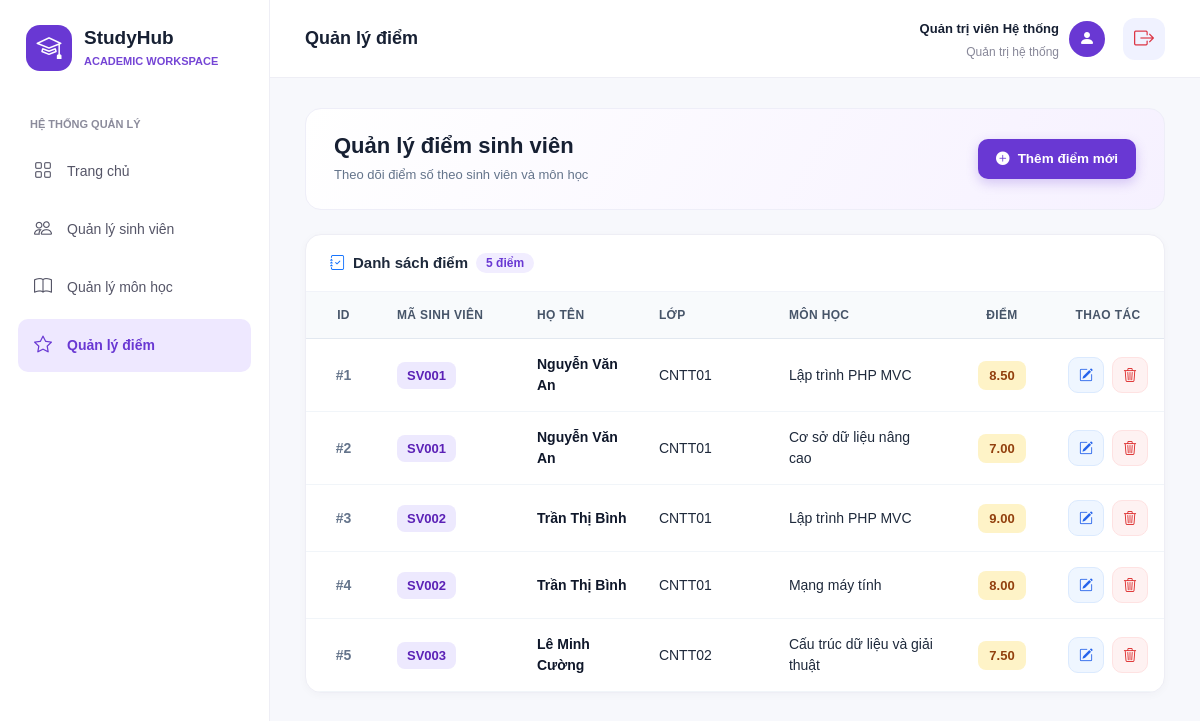
Page /public/index.php?controller=grade&action=index (signed in) on the committed database.
### tables this page shows
CREATE TABLE IF NOT EXISTS grades (
    id INT PRIMARY KEY AUTO_INCREMENT,
    student_id INT NOT NULL,
    subject_id INT NOT NULL,
    score DECIMAL(4,2) NOT NULL,

    CONSTRAINT fk_grades_students
        FOREIGN KEY (student_id) REFERENCES students(id)
        ON DELETE CASCADE
        ON UPDATE CASCADE,

    CONSTRAINT fk_grades_subjects
        FOREIGN KEY (subject_id) REFERENCES subjects(id)
        ON DELETE CASCADE
        ON UPDATE CASCADE,

    CONSTRAINT chk_grades_score
        CHECK (score >= 0 AND score <= 10)
);

CREATE TABLE IF NOT EXISTS students (
  id            INT(11)      NOT NULL AUTO_INCREMENT,
  student_code  VARCHAR(50)  NOT NULL,
  full_name     VARCHAR(100) NOT NULL,
  email         VARCHAR(100) DEFAULT NULL,
  phone         VARCHAR(20)  DEFAULT NULL,
  class_name    VARCHAR(50)  DEFAULT NULL,
  date_of_birth DATE         DEFAULT NULL,
  gender        VARCHAR(10)  DEFAULT NULL,
    PRIMARY KEY (id),
  UNIQUE KEY student_code (student_code)
);

CREATE TABLE IF NOT EXISTS subjects (
    id INT PRIMARY KEY AUTO_INCREMENT,
    code VARCHAR(50) NOT NULL UNIQUE,
    name VARCHAR(100) NOT NULL,
    credits INT NOT NULL
);

### app/controllers/GradeController.php (called while the page is built, shortened)
<?php
require_once APP_ROOT . '/app/services/GradeService.php';
class GradeController
{
    public function index()
    {
        $gradeService = new GradeService();
        $grades = $gradeService->getAllGrades();
        include APP_ROOT . '/app/views/grade/index.php';
    }
}

### app/services/GradeService.php (called while the page is built, shortened)
<?php
require_once APP_ROOT . '/app/models/Grade.php';
class GradeService
{
    public function getAllGrades()
    {
        $grades = [];
        $dbConnection = new DBConnection();
        if ($dbConnection != null) {
            $conn = $dbConnection->getConnection();
            if ($conn != null) {
                $createTableSql = "CREATE TABLE IF NOT EXISTS grades (
                    id INT PRIMARY KEY AUTO_INCREMENT,
                    student_id INT NOT NULL,
                    subject_id INT NOT NULL,
                    score DECIMAL(4,2) NOT NULL,
                    FOREIGN KEY (student_id) REFERENCES students(id),
                    FOREIGN KEY (subject_id) REFERENCES subjects(id)
                ) ENGINE=InnoDB DEFAULT CHARSET=utf8mb4 COLLATE=utf8mb4_unicode_ci";
                $conn->exec($createTableSql);
                [$nameColumn, $classColumn] = $this->getStudentColumns($conn);
                $sql = "SELECT g.*, s.student_code, s.$nameColumn AS student_name,
                               s.$classColumn AS student_class, sub.name AS subject_name
                        FROM grades g
                        INNER JOIN students s ON s.id = g.student_id
                        LEFT JOIN subjects sub ON sub.id = g.subject_id
                        ORDER BY g.id ASC";
                $stmt = $conn->query($sql);
                if ($stmt) {
                    while ($row = $stmt->fetch(PDO::FETCH_ASSOC)) {
                        $grade = new Grade(
                            $row['id'],
                            $row['student_id'],
                            $row['subject_id'],
                            $row['score'],
                            $row['student_code'],
                            $row['student_name'],
                            $row['student_class'],
                            $row['subject_name']
                        );
                        $grades[] = $grade;
                    }
                }
            }
        }
        return $grades;
    }
    private function getStudentColumns(PDO $conn)
    {
        $stmt = $conn->query("SHOW COLUMNS FROM students");
        $columns = $stmt->fetchAll(PDO::FETCH_COLUMN, 0);
        $nameColumn = in_array('full_name', $columns, true)
            ? 'full_name'
            : (in_array('name', $columns, true) ? 'name' : null);
        $classColumn = in_array('class_name', $columns, true)
            ? 'class_name'
            : (in_array('class', $columns, true) ? 'class' : null);
        return [$nameColumn, $classColumn];
    }
}

### app/models/Grade.php (called while the page is built, shortened)
<?php
class Grade
{
    private $id;
    private $student_code;
    private $name;
    private $class_name;
    private $subject_name;
    private $score;
    public function __construct($id, $student_id, $subject_id, $score, $student_code = null, $name = null, $class_name = null, $subject_name = null)
    {
        $this->id = $id;
        $this->student_code = $student_code;
        $this->name = $name;
        $this->class_name = $class_name;
        $this->subject_name = $subject_name;
        $this->score = $score;
    }
    public function getId()
    {
        return $this->id;
    }
    public function getStudentCode()
    {
        return $this->student_code;
    }
    public function getName()
    {
        return $this->name;
    }
    public function getClassName()
    {
        return $this->class_name;
    }
    public function getSubjectName()
    {
        return $this->subject_name;
    }
    public function getScore()
    {
        return $this->score;
    }
}

### app/views/grade/index.php (the view, shortened to what this page needs)
<!DOCTYPE html>
<html lang="vi">
<head>
    <link href="https://cdn.jsdelivr.net/npm/bootstrap@5.3.3/dist/css/bootstrap.min.css" rel="stylesheet">
    <link rel="stylesheet" href="https://cdn.jsdelivr.net/npm/bootstrap-icons@1.11.3/font/bootstrap-icons.min.css">
    <link rel="stylesheet" href="asset/css/style.css">
    <link rel="stylesheet" href="asset/css/grade.css">
</head>
<body>
    <div class="dashboard">
        <aside class="sidebar">
            <a href="?controller=home" class="logo">
                <div class="logo-icon"><i class="bi bi-mortarboard"></i></div>
                <div class="logo-text">
                    <h4>StudyHub</h4>
                    <p>ACADEMIC WORKSPACE</p>
                </div>
            </a>
            <p class="menu-title">HỆ THỐNG QUẢN LÝ</p>
            <nav class="menu-links">
                <a href="?controller=home" class="menu-link">
                    <i class="bi bi-grid"></i><span>Trang chủ</span>
                </a>
                <a href="?controller=student&action=index" class="menu-link">
                    <i class="bi bi-people"></i><span>Quản lý sinh viên</span>
                </a>
                <a href="?controller=subject&action=index" class="menu-link">
                    <i class="bi bi-book"></i><span>Quản lý môn học</span>
                </a>
                <a href="?controller=grade&action=index" class="menu-link active">
                    <i class="bi bi-star"></i><span>Quản lý điểm</span>
                </a>
            </nav>
        </aside>
        <div class="main-area">
            <header class="top-header">
                <h5 class="header-title">Quản lý điểm</h5>
                <div class="header-right">
                    <div class="user-info">
                        <div class="text-end">
                            <strong><?= htmlspecialchars($_SESSION['user_name'] ?? 'Quản trị viên') ?></strong>
                            <p><?= (isset($_SESSION['user_role']) && $_SESSION['user_role'] === 'student') ? 'Sinh viên' : ((isset($_SESSION['user_role']) && $_SESSION['user_role'] === 'teacher') ? 'Giảng viên' : 'Quản trị hệ thống') ?></p>
                        </div>
                        <div class="user-icon" title="<?= htmlspecialchars($_SESSION['user_code'] ?? '') ?>">
                            <i class="bi bi-person-fill"></i>
                        </div>
                        <a href="?controller=auth&action=logout" class="header-button text-danger text-decoration-none d-flex align-items-center justify-content-center ms-2" title="Đăng xuất" onclick="return confirm('Bạn có chắc chắn muốn đăng xuất?')">
                            <i class="bi bi-box-arrow-right fs-5"></i>
                        </a>
                    </div>
                </div>
            </header>
            <main class="content">
                <div class="page-banner">
                    <div class="page-banner-title">
                        <h2>Quản lý điểm sinh viên</h2>
                        <p>Theo dõi điểm số theo sinh viên và môn học</p>
                    </div>
                    <a href="?controller=addGrade" class="btn-add-grade">
                        <i class="bi bi-plus-circle-fill"></i><span>Thêm điểm mới</span>
                    </a>
                </div>
                <div class="table-card">
                    <div class="table-card-header">
                        <h4 class="table-card-title">
                            <i class="bi bi-journal-check text-primary"></i>
                            <span>Danh sách điểm</span>
                            <span class="badge-count"><?= !empty($grades) ? count($grades) : 0 ?> điểm</span>
                        </h4>
                    </div>
                    <div class="table-responsive">
                        <table class="table-custom">
                            <thead>
                                <tr>
                                    <th style="width: 75px; text-align: center;">ID</th>
                                    <th style="width: 140px;">Mã sinh viên</th>
                                    <th>Họ tên</th>
                                    <th style="width: 130px;">Lớp</th>
                                    <th>Môn học</th>
                                    <th style="width: 100px; text-align: center;">Điểm</th>
                                    <th style="width: 110px; text-align: center;">Thao tác</th>
                                </tr>
                            </thead>
                            <tbody>
                                <?php if (!empty($grades)): ?>
                                    <?php foreach ($grades as $grade): ?>
                                        <tr>
                                            <td style="text-align: center; color: #64748b; font-weight: 600;">
                                                #<?= htmlspecialchars((string)$grade->getId()); ?>
                                            </td>
                                            <td>
                                                <span class="badge-code"><?= htmlspecialchars((string)$grade->getStudentCode()); ?></span>
                                            </td>
                                            <td style="font-weight: 600; color: #0f172a;">
                                                <?= htmlspecialchars((string)$grade->getName()); ?>
                                            </td>
                                            <td><?= htmlspecialchars((string)$grade->getClassName()); ?></td>
                                            <td><?= htmlspecialchars((string)$grade->getSubjectName()); ?></td>
                                            <td style="text-align: center;">
                                                <span class="badge-grade"><?= htmlspecialchars((string)$grade->getScore()); ?></span>
                                            </td>
                                            <td style="text-align: center;">
                                                <div class="d-inline-flex gap-2">
                                                    <a href="?controller=editGrade&id=<?= urlencode((string)$grade->getId()); ?>" class="btn-action-edit" title="Chỉnh sửa điểm">
                                                        <i class="bi bi-pencil-square"></i>
                                                    </a>
                                                    <a href="?controller=deleteGrade&id=<?= urlencode((string)$grade->getId()); ?>" class="btn-action-delete" title="Xóa điểm">
                                                        <i class="bi bi-trash3"></i>
                                                    </a>
                                                </div>
                                            </td>
                                        </tr>
                                    <?php endforeach; ?>
                                <?php endif; ?>
                            </tbody>
                        </table>
                    </div>
                </div>
            </main>
        </div>
    </div>
</body>
</html>

### rows in the picture
grades: id "1", student.student_code "SV001", student.full_name "Nguyễn Văn An", student.class_name "CNTT01", subject.name "Lập trình PHP MVC", score "8.50"
grades: id "2", student.student_code "SV001", student.full_name "Nguyễn Văn An", student.class_name "CNTT01", subject.name "Cơ sở dữ liệu nâng cao", score "7.00"
grades: id "3", student.student_code "SV002", student.full_name "Trần Thị Bình", student.class_name "CNTT01", subject.name "Lập trình PHP MVC", score "9.00"
grades: id "4", student.student_code "SV002", student.full_name "Trần Thị Bình", student.class_name "CNTT01", subject.name "Mạng máy tính", score "8.00"
grades: id "5", student.student_code "SV003", student.full_name "Lê Minh Cường", student.class_name "CNTT02", subject.name "Cấu trúc dữ liệu và giải thuật", score "7.50"

### other values in the picture
$_SESSION['user_name'] "Quản trị viên Hệ thống"
count($grades) "5"
